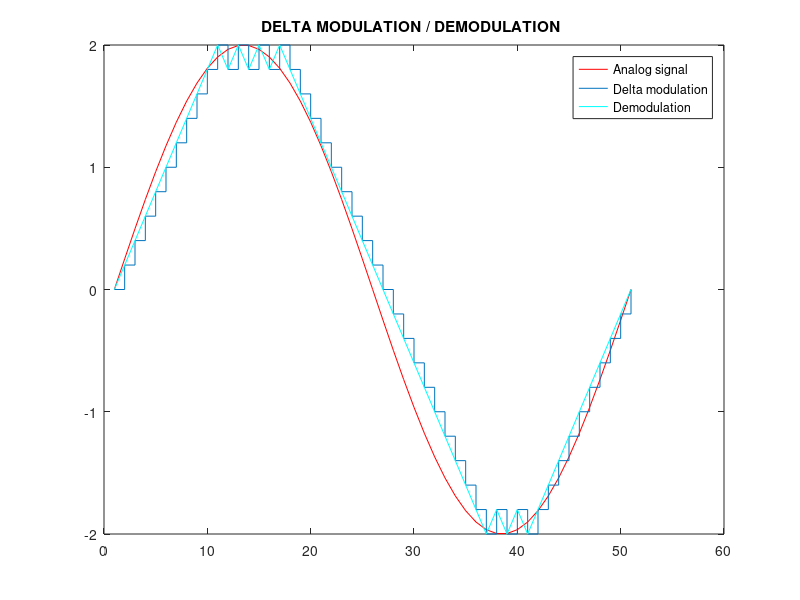

Source code (MATLAB):
clc;
clear all;
close all;
a=2;
t=0:2*pi/50:2*pi;
x=a*sin(t);
l=length(x);
plot(x,'r');
delta=0.20;
hold on
xn=0;
for i=1:l-1;
    if x(i+1)>xn(i)
        xn(i+1)=xn(i)+delta;
    else
        xn(i+1)=xn(i)-delta;
    end
end
stairs(xn)
hold on
plot(xn,'c');
legend('Analog signal','Delta modulation','Demodulation')
title('DELTA MODULATION / DEMODULATION ')
